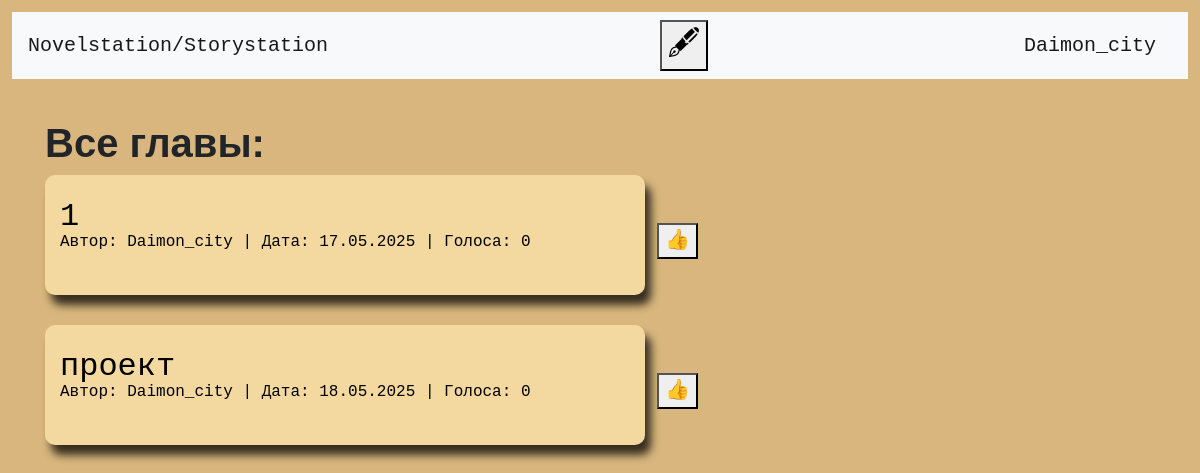
The page / (signed in) on the database its author committed.
### data/users.py (models this page shows, shortened)
class User(SqlAlchemyBase, UserMixin):
    __tablename__ = 'users'
    id = sqlalchemy.Column(sqlalchemy.Integer, primary_key=True, autoincrement=True)
    name = sqlalchemy.Column(sqlalchemy.String(50), nullable=True)
    about = sqlalchemy.Column(sqlalchemy.String, nullable=True)
    email = sqlalchemy.Column(sqlalchemy.String, index=True, unique=True, nullable=True)
    hashed_password = sqlalchemy.Column(sqlalchemy.String, nullable=True)
    created_date = sqlalchemy.Column(sqlalchemy.DateTime, default=datetime.now)
    chapters = sqlalchemy.Column(sqlalchemy.String, nullable=True)
    img = sqlalchemy.Column(sqlalchemy.String, default='../static/0.jpg')

### data/chapters.py (models this page shows)
class Chapter(SqlAlchemyBase, UserMixin):
    __tablename__ = 'chapters'
    id = Column(Integer, primary_key=True)
    parent = Column(Integer, default=-1)
    author_id = Column(Integer, ForeignKey("users.id"))
    state = Column(Integer, default=0)  # 0-первая глава 1-продолжениеб 2-концовка
    votes = Column(Integer, default=0)
    date = Column(DateTime, default=datetime.utcnow)
    content = Column(Text, nullable=False, default='')
    title = Column(Text, nullable=False)

### server.py (the view)
@app.route('/')
def index():
    db_sess = db_session.create_session()
    chapters = [char for char in db_sess.query(Chapter).all() if char.state == 0]
    return render_template('index.html', chapters=chapters, title='Лента', users=db_sess.query(User).all())

### data/db_session.py (called while the page is built)
def create_session() -> Session:
    global __factory
    return __factory()

### server.py (called while the page is built)
@login_manager.user_loader
def load_user(user_id):
    db_sess = db_session.create_session()
    return db_sess.query(User).get(user_id)

### templates/index.html (shortened to what this page needs)
{% extends "base.html" %}
{% block head %}
<link rel="stylesheet" href="../static/base.css">
{% endblock %}
{% block content %}
<br>
<h1>Все главы:</h1>
{% for chapter in chapters %}
    <a href="/read/{{ chapter.id }}">
        <button class="editorSheet" style='overflow: hidden; border-radius: 10px; min-height: 10vw; max-height: 20vw'>
            <h2 style="margin-bottom: -10px">{{ chapter.title|safe }}</h2>
            <div style="overflow-wrap: anywhere">
                <small style="margin-top: -10px">Автор: {{ current_user.name|safe }} | Дата: {{ chapter.date.strftime('%d.%m.%Y') }} | Голоса: {{ chapter.votes|safe }}</small>
            </div>
        </button>
    </a>
    <a href="/vote/{{ chapter.id }}{{index}}">
        <button class="vote-btn">👍</button>
    </a>
    <br>
    <br>
{% endfor %}
{% endblock %}

### templates/base.html (shortened to what this page needs)
<!doctype html>
<html lang="ru">
<head>
    <link rel="stylesheet"
          href="https://stackpath.bootstrapcdn.com/bootstrap/4.4.1/css/bootstrap.min.css"
>
    {% block head %}{% endblock %}
</head>
<body>
<header>
    <nav class="navbar navbar-light bg-light">
        <a class="navbar-brand" href="/">Novelstation/Storystation</a>
        {% if current_user.is_authenticated %}
        <form action="/personal/{{ current_user.id }}">
            <button style="font-size: 30px" type="text" required>🖋</button>
        </form>
        <a class="navbar-brand" href="/profile/{{ current_user.id }}">{{ current_user.name }}</a>
        {% else %}
        <p>
            <a class="btn btn-primary " href="/register">Зарегистрироваться</a>
            <a class="btn btn-success" href="/login">Войти</a>
        </p>
        {% endif %}
    </nav>
</header>
<main role="main" class="container">
    <div style="margin-top: 10px">
    {% block content %}{% endblock %}
    </div>
</main>
</body>
</html>

### static/base.css (style rules this page uses)
body { text-align: left; margin: 1vw; font-family: Courier New, Courier, sans-serif; font-size: 20px; background-color: #d8b67d; }
.editorSheet { width: 50vw; min-height: 100vw; margin-left: 0; border: 0 solid; text-align: left; background-color: #f3d8a0; -webkit-box-shadow: 6px 10px 9px 0 rgba(0, 0, 0, 0.75); -moz-box-shadow: 6px 10px 9px 0 rgba(0, 0, 0, 0.75); box-shadow: 6px 10px 9px 0 rgba(0, 0, 0, 0.75); padding: 15px; }
h1 { font-size: 40px; font-family: Tahoma, sans-serif; font-weight: 900; }

### rows shown on the page
User: name "Daimon_city"
Chapter: title "1", date "17.05.2025", votes "0"
Chapter: title "проект", date "18.05.2025", votes "0"
